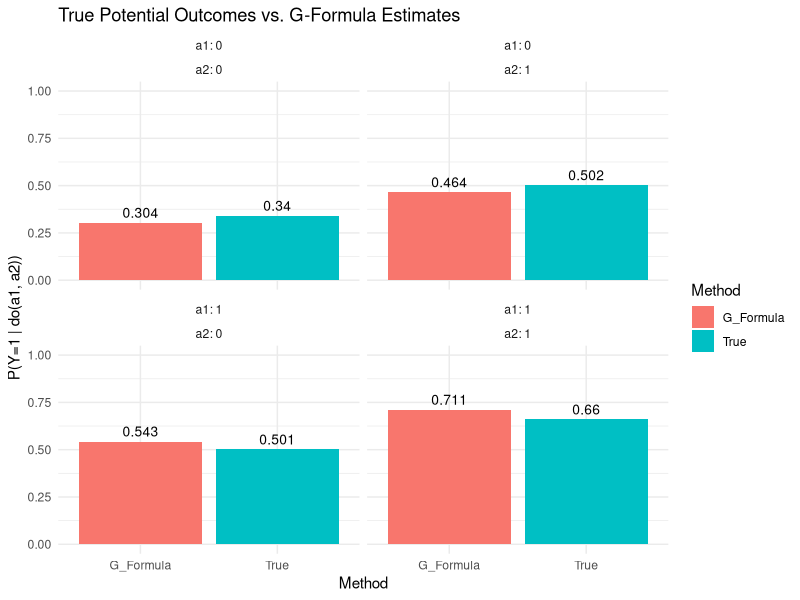

Write R code to recreate this figure.
## ---- chunk 1
#| echo: false
#| message: false
#| label: global-setup
library(here)
## ---- chunk 2
library(tidyverse)

set.seed(42)
n <- 10^5

# Generate data
u1 <- rbinom(n, 1, 0.5) 
u2 <- rbinom(n, 1, 0.5)

# Observed variables following SCM
a1 <- rbinom(n, 1, 0.2 + 0.5 * u1)
l2 <- rbinom(n, 1, 0.1 + 0.4 * a1 + 0.4 * u2)
a2 <- rbinom(n, 1, 0.2 + 0.5 * u2)
l3 <- rbinom(n, 1, 0.1 + 0.4 * a2 + 0.4 * u1)
y  <- rbinom(n, 1, 0.1 + 0.4 * l2 + 0.4 * l3)

obs_df <- data.frame(a1, l2, a2, l3, y)

# This computes interventional ground truth
get_true_p <- function(val_a1, val_a2) {
  u1_int <- rbinom(n, 1, 0.5)
  u2_int <- rbinom(n, 1, 0.5)
  l2_int <- rbinom(n, 1, 0.1 + 0.4 * val_a1 + 0.4 * u2_int)
  l3_int <- rbinom(n, 1, 0.1 + 0.4 * val_a2 + 0.4 * u1_int)
  y_int  <- rbinom(n, 1, 0.1 + 0.4 * l2_int + 0.4 * l3_int)
  return(mean(y_int))
}

# G-Formula Estimate: sum over l2, l3 of P(y|l2,l3,a1,a2)P(l3|l2,a1,a2)P(l2|a1)
get_g_formula <- function(val_a1, val_a2) {
  p_l2_1 <- mean(obs_df$l2[obs_df$a1 == val_a1])
  
  res <- 0
  for (l2_val in c(0, 1)) {
    for (l3_val in c(0, 1)) {
      w_l2 <- if(l2_val == 1) p_l2_1 else (1 - p_l2_1)
      p_l3_1 <- mean(obs_df$l3[obs_df$l2 == l2_val & obs_df$a1 == val_a1 & obs_df$a2 == val_a2])
      w_l3 <- if(l3_val == 1) p_l3_1 else (1 - p_l3_1)
      p_y_1 <- mean(obs_df$y[obs_df$l2 == l2_val & obs_df$l3 == l3_val & 
                             obs_df$a1 == val_a1 & obs_df$a2 == val_a2])
      res <- res + (p_y_1 * w_l3 * w_l2)
    }
  }
  return(res)
}

# Results and plotting
results <- expand.grid(a1 = c(0, 1), a2 = c(0, 1)) %>%
  rowwise() %>%
  mutate(True = get_true_p(a1, a2),
         G_Formula = get_g_formula(a1, a2)) %>%
  pivot_longer(cols = c(True, G_Formula), names_to = "Method", values_to = "Prob")

ggplot(results, aes(x = Method, y = Prob, fill = Method)) +
  geom_col() +
  geom_text(aes(label = round(Prob, 3)), vjust = -0.5, size = 3.5) +
  facet_wrap(~ a1 + a2, labeller = label_both) +
  ylim(0, 1) +
  labs(title = "True Potential Outcomes vs. G-Formula Estimates",
       y = "P(Y=1 | do(a1, a2))") +
  theme_minimal()
